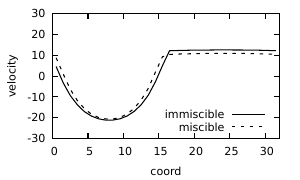

Generate this figure with gnuplot:
sz = 0.60
lw = 1.5
set terminal pdf monochrome size 5*sz, 3*sz linewidth lw
o = "i/flow/prof.pdf"
set output o
print o

a = "i/flow/a/prof.txt"
b = "i/flow/b/prof.txt"

set key right bottom
set xlabel "coord"
set ylabel "velocity"

set xtics 5
set ytics 10

plot [0:32][-30:30] \
     a u ($0+0.5):1 t "immiscible" w l, \
     b u ($0+0.5):1 t "  miscible" w l
